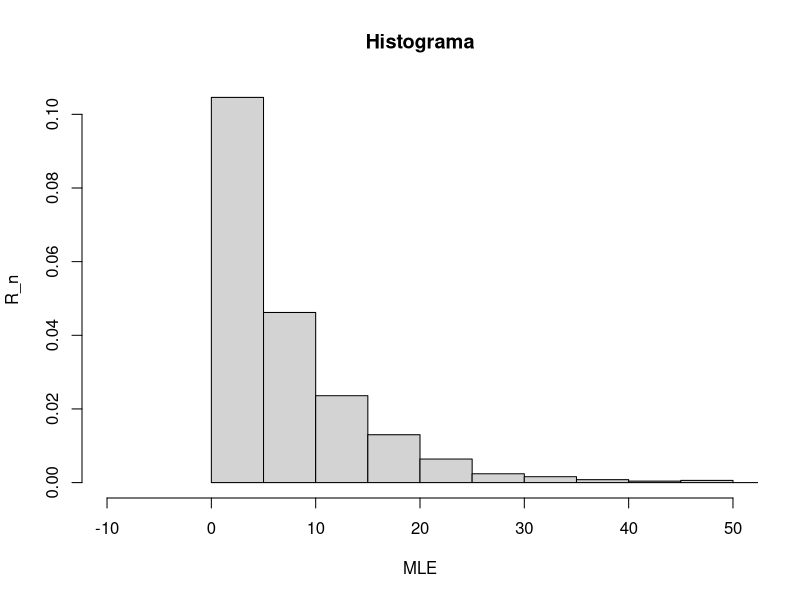

The R source for this figure:
#Funciones
MLE <-function(X){
  #Halló X^1 y X^n
  x_1 <- min(X)
  x_n <- max(X)
  #Fabrico un vector con -X^1 y X^n 
  v <- c(-x_1,x_n)
  #Halló el MLE
  MLE <- max(v)
  return(MLE)
}
R_n <-function(a,b,n){
  x=n*(a-b)
  return(x)
}


#Defino el tamaño de la muestra
n=1000
#Creo un vector vacio que me guardara el MLE de cada muestra
MLEM <- c()
#Creo un for que me ayudará a generar las 1000 muestras
for(i in 1:1000){
  #Genero una muestra de tamaño n
  x <- runif(n)
  #Realizaciones
  y <- qunif(x,min=-7,max=7)
  #Calculó el MLE de la muestra
  a <- MLE(y)
  #Guardo el MLE de la muestra
  MLEM <- c(MLEM, a)
  #Continuo con la siguiente muestra
}
#x para la función R_n
xpts<-seq(-10,50,by=0.001)
#Creo un vector para guardar los valores de R_n
v <- c()
#Genero los valores de la función R_n
for(i in MLEM){
  x <- R_n(7,i,n)
  v <- c(v,x)
}
#Dibujo un histograma con los 1000 R_n
hist(v,prob=TRUE,xlim=c(-10,50),xlab="MLE",ylab="R_n",main="Histograma")